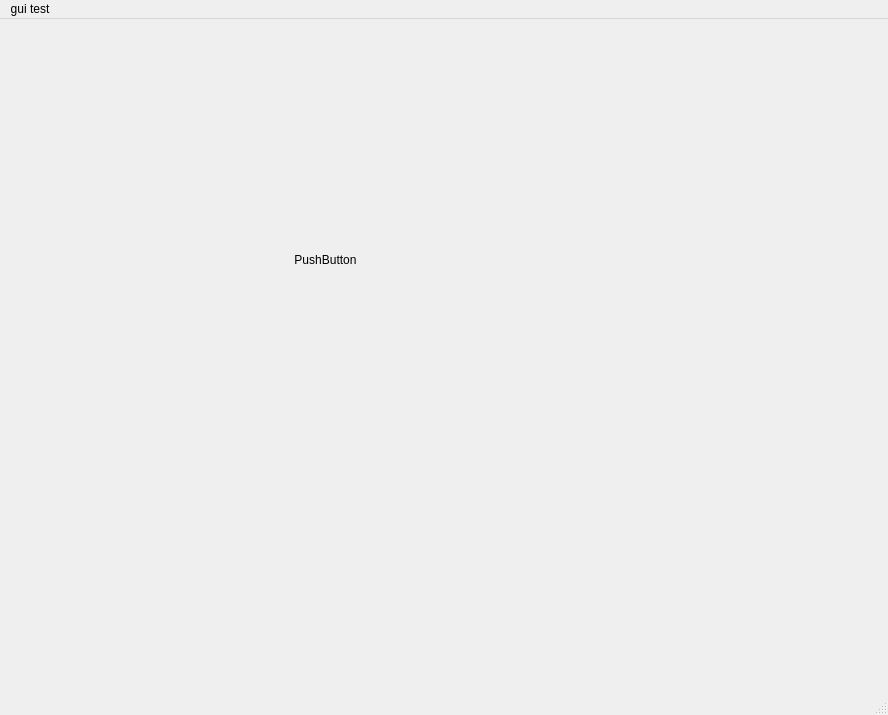
<?xml version="1.0" encoding="UTF-8"?>
<ui version="4.0">
 <class>MainWindow</class>
 <widget class="QMainWindow" name="MainWindow">
  <property name="geometry">
   <rect>
    <x>0</x>
    <y>0</y>
    <width>888</width>
    <height>715</height>
   </rect>
  </property>
  <property name="windowTitle">
   <string>MainWindow</string>
  </property>
  <widget class="QWidget" name="centralwidget">
   <widget class="QPushButton" name="pushButton">
    <property name="geometry">
     <rect>
      <x>240</x>
      <y>180</y>
      <width>171</width>
      <height>121</height>
     </rect>
    </property>
    <property name="styleSheet">
     <string notr="true">QPushButton {

border: 7px ;   
border-image: url(:/img/button/D:/Work/img/button/button.png) 7 7 7 7;
padding: -7px;
}
QPushButton:disabled{
border-image: url(:/img/button/D:/Work/img/button/button-disabled.png) 7 7 7 7;
}
QPushButton:hover{
border-image: url(:/img/button/D:/Work/img/button/button-hover.png) 7 7 7 7;
}
QPushButton:pressed{
border-image: url(:/img/button/D:/honam/Work/img/button/button-pressed.png) 7 7 7 7;
}</string>
    </property>
    <property name="text">
     <string>PushButton</string>
    </property>
   </widget>
  </widget>
  <widget class="QMenuBar" name="menubar">
   <property name="geometry">
    <rect>
     <x>0</x>
     <y>0</y>
     <width>888</width>
     <height>19</height>
    </rect>
   </property>
   <widget class="QMenu" name="menuGui_test">
    <property name="title">
     <string>gui test</string>
    </property>
   </widget>
   <addaction name="menuGui_test"/>
  </widget>
  <widget class="QStatusBar" name="statusbar"/>
 </widget>
 <resources/>
 <connections/>
</ui>
